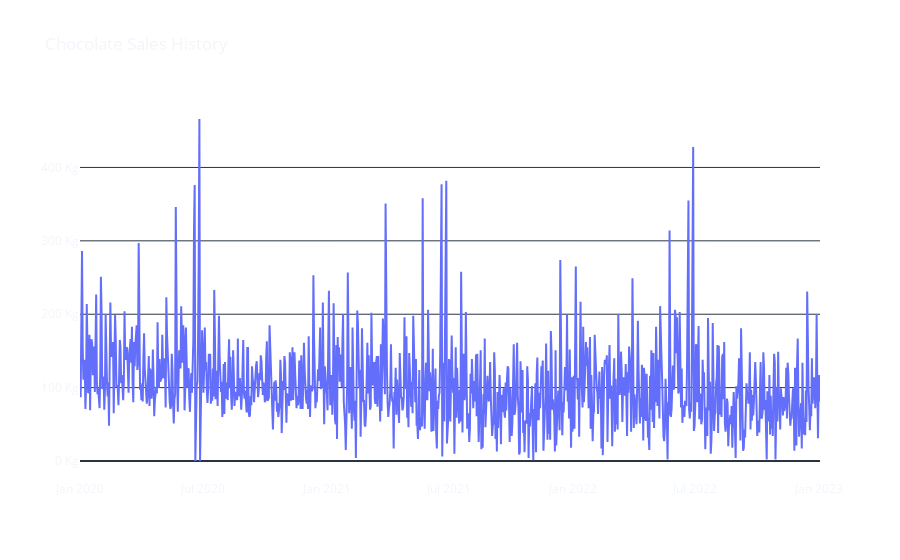

The notebook cell saved with this chart:
### Markdown cell above
**Lets us take a look of our history of chocolate sales as a time line.**

### Code cell
import plotly.graph_objects as go

fig = go.Figure()

fig.add_trace(go.Scatter(x=df.dates, 
                        y=df.sales,
                        name='Sales History', mode='lines'))

fig.update_xaxes(showgrid=False, showline=False, mirror=False)
fig.update_yaxes(showgrid=True, ticksuffix=' Kg')
fig.update_layout(
template='plotly_dark',
title=f"Chocolate Sales History",
paper_bgcolor='rgba(0, 0, 0, 0)',
plot_bgcolor='rgba(0, 0, 0, 0)',
)
fig.show()

### Figure 1 — Plotly figure (JSON) as saved in the notebook; plotly's stock layout.template omitted (floating-point values rounded to 4 significant figures; data arrays with more than 128 entries replaced by an {"elided": "..."} marker saying what was removed)
{"data": [{"mode": "lines", "name": "Sales History", "type": "scatter", "x": {"elided": "1098 str values"}, "y": {"elided": "1098 int values"}}], "layout": {"paper_bgcolor": "rgba(0, 0, 0, 0)", "plot_bgcolor": "rgba(0, 0, 0, 0)", "title": {"text": "Chocolate Sales History"}, "xaxis": {"mirror": false, "showgrid": false, "showline": false}, "yaxis": {"showgrid": true, "ticksuffix": " Kg"}}}
